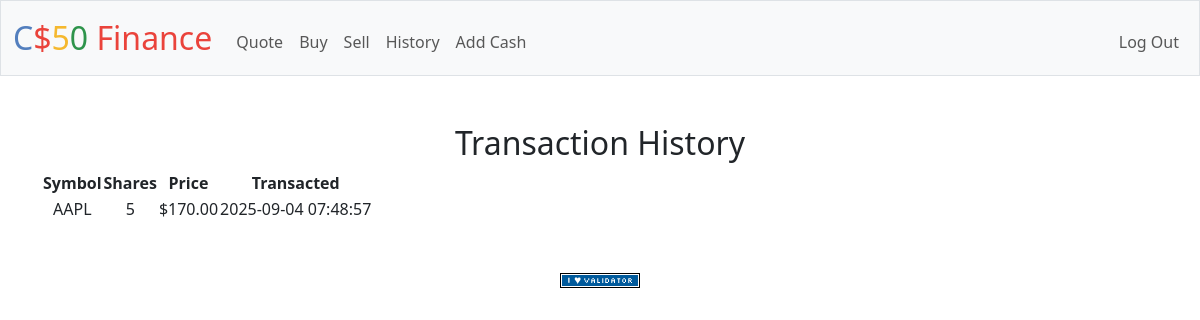
Screenshot of /history (signed in) with the database file from the repository.
### tables this page shows
CREATE TABLE transactions (
    id INTEGER PRIMARY KEY AUTOINCREMENT,
    user_id INTEGER NOT NULL,
    symbol TEXT NOT NULL,
    shares INTEGER NOT NULL,
    price NUMERIC NOT NULL,
    transacted TIMESTAMP DEFAULT CURRENT_TIMESTAMP
);

### app.py (the view)
@app.route("/history")
@login_required
def history():
    user_id = session["user_id"]
    transactions = db.execute(
        "SELECT symbol, shares, price, transacted FROM transactions WHERE user_id = ? ORDER BY transacted DESC",
        user_id
    )
    return render_template("history.html", transactions=transactions)

### app.py (called while the page is built)
@app.after_request
def after_request(response):
    response.headers["Cache-Control"] = "no-cache, no-store, must-revalidate"
    response.headers["Expires"] = 0
    response.headers["Pragma"] = "no-cache"
    return response

### helpers.py (called while the page is built)
def login_required(f):
    @wraps(f)
    def decorated_function(*args, **kwargs):
        if session.get("user_id") is None:
            return redirect("/login")
        return f(*args, **kwargs)
    return decorated_function

def usd(value):
    return f"${value:,.2f}"

### templates/history.html (shortened to what this page needs)
{% extends "layout.html" %}
{% block main %}
<h2>Transaction History</h2>
<table>
    <thead>
        <tr>
            <th>Symbol</th>
            <th>Shares</th>
            <th>Price</th>
            <th>Transacted</th>
        </tr>
    </thead>
    <tbody>
        {% for t in transactions %}
        <tr>
            <td>{{ t.symbol }}</td>
            <td>{{ t.shares }}</td>
            <td>{{ t.price | usd }}</td>
            <td>{{ t.transacted }}</td>
        </tr>
        {% endfor %}
    </tbody>
</table>
{% endblock %}

### rows the page displays
transactions: symbol "AAPL", shares "5", price "$170.00", transacted "2025-09-04 07:48:57"
